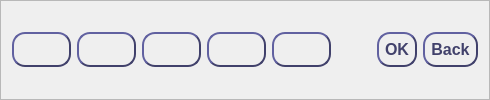
                   <widget class="QFrame" name="data_joints_actions_frame">
                    <property name="frameShape">
                     <enum>QFrame::StyledPanel</enum>
                    </property>
                    <property name="frameShadow">
                     <enum>QFrame::Raised</enum>
                    </property>
                    <layout class="QHBoxLayout" name="horizontalLayout_14">
                     <item>
                      <widget class="QPushButton" name="btn_joints_action_empty">
                       <property name="font">
                        <font>
                         <pointsize>12</pointsize>
                         <weight>75</weight>
                         <bold>true</bold>
                        </font>
                       </property>
                       <property name="toolTip">
                        <string>Create zero point</string>
                       </property>
                       <property name="accessibleDescription">
                        <string>not styled</string>
                       </property>
                       <property name="styleSheet">
                        <string notr="true">QPushButton {
    border-style: outset;
    border-width: 2px;
    border-radius:13px;
	border-color: #41416b;
    min-width: 2em;
    padding: 6px;
	color: #41416b;
}

QPushButton:pressed {
	background-color:#40ff66;
 	border-width: 4px;
	border-color:#1c1c1c;
	color: white;
}
</string>
                       </property>
                       <property name="text">
                        <string/>
                       </property>
                       <property name="iconSize">
                        <size>
                         <width>32</width>
                         <height>32</height>
                        </size>
                       </property>
                      </widget>
                     </item>
                     <item>
                      <widget class="QPushButton" name="btn_joints_action_teach">
                       <property name="font">
                        <font>
                         <pointsize>12</pointsize>
                         <weight>75</weight>
                         <bold>true</bold>
                        </font>
                       </property>
                       <property name="toolTip">
                        <string>Teach current position</string>
                       </property>
                       <property name="accessibleDescription">
                        <string>not styled</string>
                       </property>
                       <property name="styleSheet">
                        <string notr="true">QPushButton {
    border-style: outset;
    border-width: 2px;
    border-radius:13px;
	border-color: #41416b;
    min-width: 2em;
    padding: 6px;
	color: #41416b;
}

QPushButton:pressed {
	background-color:#40ff66;
 	border-width: 4px;
	border-color:#1c1c1c;
	color: white;
}
</string>
                       </property>
                       <property name="text">
                        <string/>
                       </property>
                       <property name="iconSize">
                        <size>
                         <width>32</width>
                         <height>32</height>
                        </size>
                       </property>
                      </widget>
                     </item>
                     <item>
                      <widget class="QPushButton" name="btn_joints_action_change">
                       <property name="font">
                        <font>
                         <pointsize>12</pointsize>
                         <weight>75</weight>
                         <bold>true</bold>
                        </font>
                       </property>
                       <property name="toolTip">
                        <string>Edit selected target</string>
                       </property>
                       <property name="accessibleDescription">
                        <string>not styled</string>
                       </property>
                       <property name="styleSheet">
                        <string notr="true">QPushButton {
    border-style: outset;
    border-width: 2px;
    border-radius:13px;
	border-color: #41416b;
    min-width: 2em;
    padding: 6px;
	color: #41416b;
}

QPushButton:pressed {
	background-color:#40ff66;
 	border-width: 4px;
	border-color:#1c1c1c;
	color: white;
}
</string>
                       </property>
                       <property name="text">
                        <string/>
                       </property>
                       <property name="iconSize">
                        <size>
                         <width>32</width>
                         <height>32</height>
                        </size>
                       </property>
                      </widget>
                     </item>
                     <item>
                      <widget class="QPushButton" name="btn_joints_action_delete">
                       <property name="font">
                        <font>
                         <pointsize>12</pointsize>
                         <weight>75</weight>
                         <bold>true</bold>
                        </font>
                       </property>
                       <property name="toolTip">
                        <string>Delete selected target</string>
                       </property>
                       <property name="accessibleDescription">
                        <string>not styled</string>
                       </property>
                       <property name="styleSheet">
                        <string notr="true">QPushButton {
    border-style: outset;
    border-width: 2px;
    border-radius:13px;
	border-color: #41416b;
    min-width: 2em;
    padding: 6px;
	color: #41416b;
}

QPushButton:pressed {
	background-color:#40ff66;
 	border-width: 4px;
	border-color:#1c1c1c;
	color: white;
}
</string>
                       </property>
                       <property name="text">
                        <string/>
                       </property>
                       <property name="iconSize">
                        <size>
                         <width>32</width>
                         <height>32</height>
                        </size>
                       </property>
                      </widget>
                     </item>
                     <item>
                      <widget class="QPushButton" name="btn_joints_keyboard">
                       <property name="font">
                        <font>
                         <pointsize>12</pointsize>
                         <weight>75</weight>
                         <bold>true</bold>
                        </font>
                       </property>
                       <property name="toolTip">
                        <string>Show keyboard</string>
                       </property>
                       <property name="accessibleDescription">
                        <string>not styled</string>
                       </property>
                       <property name="styleSheet">
                        <string notr="true">QPushButton {
    border-style: outset;
    border-width: 2px;
    border-radius:13px;
	border-color: #41416b;
    min-width: 2em;
    padding: 6px;
	color: #41416b;
}

QPushButton:pressed {
	background-color:#40ff66;
 	border-width: 4px;
	border-color:#1c1c1c;
	color: white;
}
</string>
                       </property>
                       <property name="text">
                        <string/>
                       </property>
                       <property name="iconSize">
                        <size>
                         <width>32</width>
                         <height>32</height>
                        </size>
                       </property>
                       <property name="checkable">
                        <bool>false</bool>
                       </property>
                      </widget>
                     </item>
                     <item>
                      <spacer name="horizontalSpacer_4">
                       <property name="orientation">
                        <enum>Qt::Horizontal</enum>
                       </property>
                       <property name="sizeHint" stdset="0">
                        <size>
                         <width>40</width>
                         <height>20</height>
                        </size>
                       </property>
                      </spacer>
                     </item>
                     <item>
                      <widget class="QPushButton" name="btn_data_joint_ok">
                       <property name="font">
                        <font>
                         <pointsize>12</pointsize>
                         <weight>75</weight>
                         <bold>true</bold>
                        </font>
                       </property>
                       <property name="accessibleDescription">
                        <string>not styled</string>
                       </property>
                       <property name="styleSheet">
                        <string notr="true">QPushButton {
    border-style: outset;
    border-width: 2px;
    border-radius:13px;
	border-color: #41416b;
    min-width: 6em;
    padding: 6px;
	color: #41416b;
}

QPushButton:pressed {
	background-color:#40ff66;
 	border-width: 4px;
	border-color:#1c1c1c;
	color: white;
}
</string>
                       </property>
                       <property name="text">
                        <string>OK</string>
                       </property>
                      </widget>
                     </item>
                     <item>
                      <widget class="QPushButton" name="btn_data_joint_back">
                       <property name="font">
                        <font>
                         <pointsize>12</pointsize>
                         <weight>75</weight>
                         <bold>true</bold>
                        </font>
                       </property>
                       <property name="accessibleName">
                        <string>0</string>
                       </property>
                       <property name="accessibleDescription">
                        <string>not styled</string>
                       </property>
                       <property name="styleSheet">
                        <string notr="true">QPushButton {
    border-style: outset;
    border-width: 2px;
    border-radius:13px;
	border-color: #41416b;
    min-width: 6em;
    padding: 6px;
	color: #41416b;
}

QPushButton:pressed {
	background-color:#40ff66;
 	border-width: 4px;
	border-color:#1c1c1c;
	color: white;
}
</string>
                       </property>
                       <property name="text">
                        <string>Back</string>
                       </property>
                      </widget>
                     </item>
                    </layout>
                   </widget>
